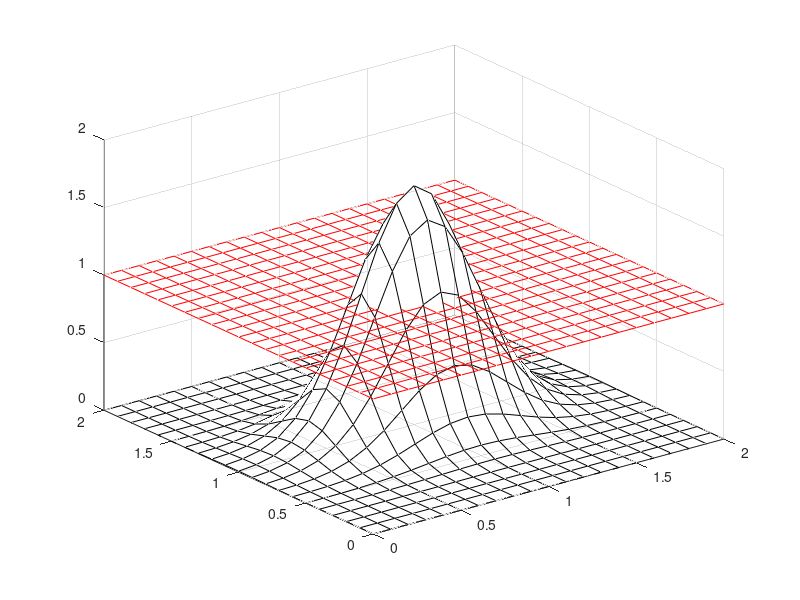

This figure's MATLAB source: (Note: this script raises an error after producing the figure.)
clear all
clc

x1 = 0:0.1:2;
x2 = 0:0.1:2;

% two univariate normal distributions
Z_1 = normpdf(x1,1, 0.3);
Z_2 = normpdf(x2,1, 0.2);
Z_2_r = max(Z_1)/max(Z_2)*Z_2;

% bivariate normal distribution
mu = [1 1];
sigma = [0.3^2 0; 0 0.2^2];
[X1,X2] = meshgrid(x1,x2);
X = [X1(:) X2(:)];
y = mvnpdf(X,mu,sigma);
y = reshape(y,length(x2),length(x1));
y = max(Z_1)/max(Z_2)*y;

threshold = 1;
yLower = y;
%zLower(zLower>= threshold) = threshold;

s1 = surf(x1,x2, yLower,'FaceAlpha',0);

hold on

yUpper = y;
yUpper(:,:) = threshold;
s2 = surf(x1,x2, yUpper,'FaceAlpha',0,'FaceColor', 'flat', 'EdgeColor' ,'r');
c2 = s2.CData;
c2(y < threshold) = 0;
s2.CData = c2;
text(1.5,8.7, 0.6,'K = CONST', 'Color','r','FontSize', 14)
hold on
[M, c1] = contour(x1,x2,y,[threshold threshold], 'r');
c1.LineWidth = 1.5;
%c1.ShowText = 'on';
hold off

fig = gca;
fig.FontSize = 12;
xLab = xlabel('S','fontsize',14);
%xLab.Position = [7 -0.25 -0.05];
fig.XAxis.LineWidth = 2;
% xticks([]);
% xticks([5])
% xticklabels({'1'})
yLab = ylabel('T','fontsize',14);
%yLab.Position = [-0.25 4 -0.05];
fig.YAxis.LineWidth = 2;
% yticks([]);
% yticks([0 5])
% yticklabels({'0','1'})
XX = yLab.Position;
zlabel('K','fontsize',14)
fig.ZAxis.LineWidth = 2;
zticks([])

hold on
plot3(x1, ones(size(x1))*x2(end), Z_1,'-b','LineWidth',2); 
plot3(ones(size(x2))*x1(end), x2, Z_2_r,'-r','LineWidth',2);
